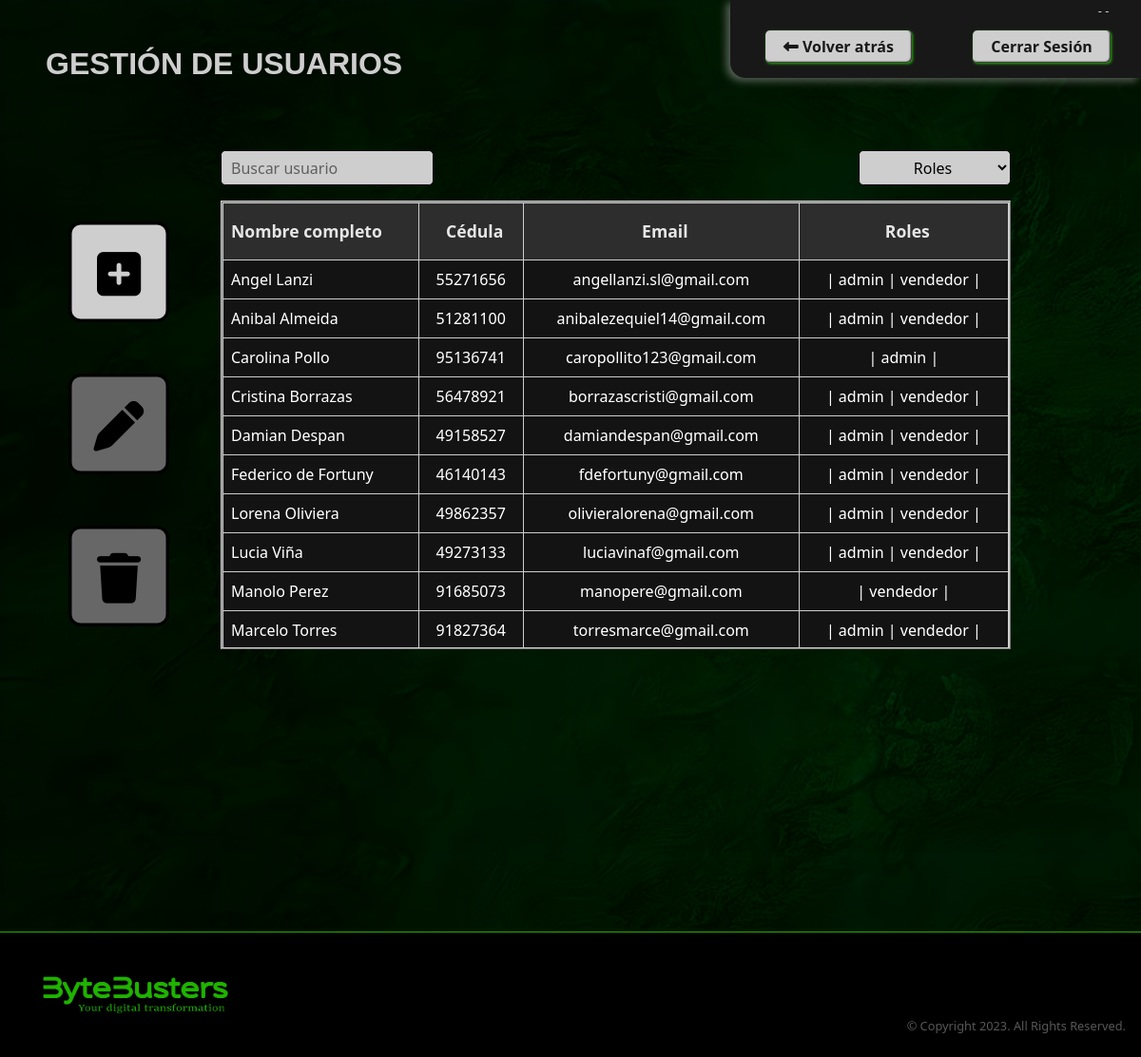
Screenshot of /pages/abm-usuarios.php with the database file from the repository.
### tables this page shows
CREATE TABLE IF NOT EXISTS `USUARIOS` (
  `ci` varchar(8) NOT NULL,
  `pass` varchar(255) NOT NULL,
  `nombre` varchar(45) NOT NULL,
  `email` varchar(45) NOT NULL,
  `apellido` varchar(45) NOT NULL,
  `activo` boolean NOT NULL DEFAULT 1,
  PRIMARY KEY(`ci`)
);

### src/repository/users.repository.php (called while the page is built, shortened)
<?php
function findAllUsers(string $searchValue = ""): array
{
    require realpath(dirname(__FILE__)) . "/../db/conexion.php";
    try {
        $statement = $con->prepare("SELECT * FROM USUARIOS WHERE activo = :isActive AND nombre LIKE '%$searchValue%' ORDER BY nombre ASC");
        $statement->execute(array(":isActive" => 1));
        $reg = $statement->fetchAll(PDO::FETCH_ASSOC);
        return $reg ? $reg : [];
    } catch (Exception $e) {
        $con->close();
        die("ERROR SQL in findAllUsers(): " . $e->getMessage());
    }
}
function findRoles(string $ci): array
{
    require realpath(dirname(__FILE__)) . "/../db/conexion.php";
    try {
        $statement = $con->prepare("SELECT id, nombreRol
                                    FROM USUARIOS_has_ROLES ur
                                    JOIN ROLES r
                                    ON r.id = ur.ROLES_id
                                    WHERE ur.USUARIOS_ci = :ci");
        $statement->execute(array(':ci' => $ci));
        $rolNamesList = [];
        $rolesIdsList = [];
        while ($reg = $statement->fetch(PDO::FETCH_ASSOC)) {
            if ($reg) {
                array_push($rolesIdsList, $reg['id']);
                array_push($rolNamesList, $reg['nombreRol']);
            }
        }
        return [$rolesIdsList, $rolNamesList];
    } catch (Exception $e) {
        $con->close();
        die("ERROR SQL in findRoles(): " . $e->getMessage());
    }
}

### src/modules/users/abm-usuarios.php (the view, shortened to what this page needs)
<?php
require realpath(dirname(__FILE__)) . "/../../repository/users.repository.php";
function getUsersTableDataHTML(string $name = ""): string
{
    $usersData = findAllUsers($name);
    $usersList = '';
    foreach ($usersData as $user) {
        $rolesList = findRoles($user['ci']);
        $roles = '| ';
        foreach ($rolesList[1] as $rol) {
            $roles .= ' ' . $rol . ' |';
        }
        $usersList .= '
                        <tr id="' . $user['ci'] . '" class="align-middle" onclick="selectUserRow(' . $user['ci'] . ')">
                            <td class="user-select-none first-in-table">' . $user['nombre'] . ' ' . $user['apellido'] . '</td>
                            <td>' . $user['ci'] . '</td>
                            <td class="user-select-none">' . $user['email'] . '</td>
                            <td class="user-select-none">' . $roles . '</td>
                        </tr>';
    }
    return $usersList;
}

### styles/style.css (style rules this page uses)
:root { --bytebusters-color: #1fb300; --color-dark-green: #167800; --color-1: #181818; --color-2: #5a5a5a3b; --color-3: #cecece; --color-4: #000000; --color-5: #b8b8b878; --color-6: #ffffff38; --color-7: #c4c4c4c8; --color-white: #ffffff; --color-placeholder: #3b3b3bc1; --semi-transparent-color: #ffffff50; --error-color: #b30a0a; --color-dark-red:#790000; --transparent-color: #00000000; --primary-background-color: var(--color-1); --secondary-background-color: var(--color-2); --background-color-light: var(--color-3); --footer-background-color: var(--color-4); --pressed-button: var(--color-2); --primary-text-color: var(--color-1); --secondary-text-color: var(--color-5); --text-button-color: var(--color-1); --light-text-color: var(--color-3); --primary-border-color: var(--bytebusters-color); --secondary-border-color: var(--color-3); --font-family-h1: Verdana, Geneva, Tahoma, sans-serif; --primary-font-family: 'Lucida Sans', 'Lucida Sans Regular', 'Lucida Grande', 'Lucida Sans Unicode', Geneva, Verdana, sans-serif; }
html { position: relative; min-height: 100vh; overflow: scroll; }
body { background-image: url("../assets/backgroundGreen.png"); background-size: cover; background-repeat: no-repeat; }
td { text-align: center; padding: .5rem; border: 1px solid var(--secondary-border-color); background-color: var(--primary-background-color) !important; border-bottom: 1px solid var(--secondary-border-color); filter: contrast(105%); }
.table>:not(caption)>*>* { padding: .5rem; }
.first-in-table { text-align: start; }
@media only screen and (min-width: 992px) { html { min-height: 100vh; } }
@media only screen and (min-width: 992px) { body { min-height: 80vh; } }

### rows the page displays
usuarios: nombre "Angel", apellido "Lanzi", ci "55271656", email "angellanzi.sl@gmail.com", roles "| admin | vendedor |"
usuarios: nombre "Anibal", apellido "Almeida", ci "51281100", email "anibalezequiel14@gmail.com", roles "| admin | vendedor |"
usuarios: nombre "Carolina", apellido "Pollo", ci "95136741", email "caropollito123@gmail.com", roles "| admin |"
usuarios: nombre "Cristina", apellido "Borrazas", ci "56478921", email "borrazascristi@gmail.com", roles "| admin | vendedor |"
usuarios: nombre "Damian", apellido "Despan", ci "49158527", email "damiandespan@gmail.com", roles "| admin | vendedor |"
usuarios: nombre "Federico", apellido "de Fortuny", ci "46140143", email "fdefortuny@gmail.com", roles "| admin | vendedor |"
usuarios: nombre "Lorena", apellido "Oliviera", ci "49862357", email "olivieralorena@gmail.com", roles "| admin | vendedor |"
usuarios: nombre "Lucia", apellido "Viña", ci "49273133", email "luciavinaf@gmail.com", roles "| admin | vendedor |"
usuarios: nombre "Manolo", apellido "Perez", ci "91685073", email "manopere@gmail.com", roles "| vendedor |"
usuarios: nombre "Marcelo", apellido "Torres", ci "91827364", email "torresmarce@gmail.com", roles "| admin | vendedor |"
